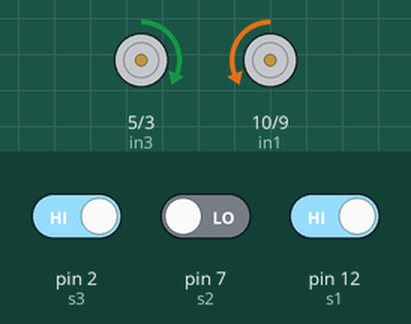
This sketch was run on a simulated Arduino Uno, built with avr-gcc and run on an emulated ATmega328P. Parts: motor-driver pin pairs drawn as motors (green arrow = first pin HIGH = forward, orange = second pin HIGH = backward, longer = more drive). The inputs (shaded band) are chosen by the test bench; at power-on: pin 12 (s1) HIGH, pin 2 (s3) HIGH, pin 7 (s2) LOW.

Above: at 1.2 s.
1.3 s: pin 12 (s1) driven LOW
At 2.5 s:
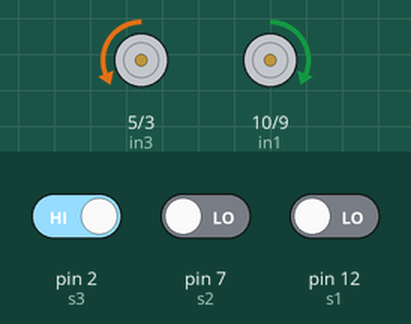
2.8 s: pin 2 (s3) driven LOW
At 3.9 s:
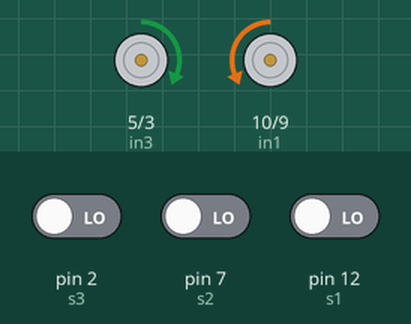
4.6 s: pin 2 (s3) driven HIGH
At 5.1 s:
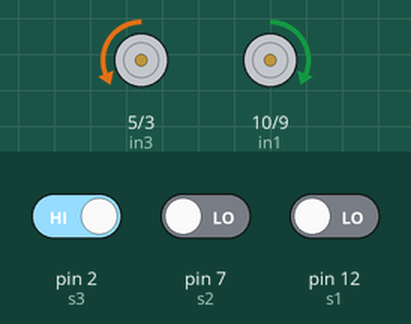
6.1 s: pin 7 (s2) driven HIGH
At 6.4 s:
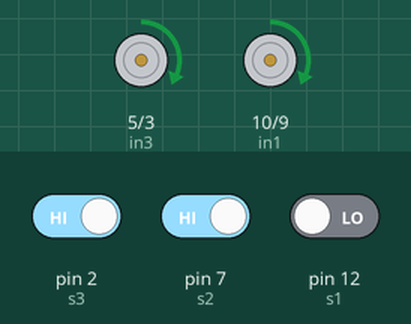
Timing chart, 0 to 8.6 s (numbered marks = the images above; inputs shaded):
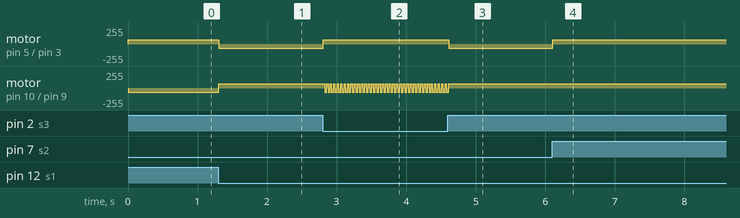

Measured:
- after the input at 1.3 s, motor on pin 5 (in3) / pin 3 (in4): forward 65/255 → backward 65/255 at once; motor on pin 10 (in1) / pin 9 (in2): backward 65/255 → forward 65/255 at once
- after the input at 2.8 s, motor on pin 5 (in3) / pin 3 (in4): backward 65/255 → forward 65/255 at once; motor on pin 10 (in1) / pin 9 (in2): alternates forward 65/255 for 0.02 s and backward 65/255 for 0.03 s, starting at once
- after the input at 4.6 s, motor on pin 5 (in3) / pin 3 (in4): forward 65/255 → backward 65/255 at once; motor on pin 10 (in1) / pin 9 (in2): goes on until 4.6 s, then stays forward 65/255
- after the input at 6.1 s, motor on pin 5 (in3) / pin 3 (in4): backward 65/255 → forward 65/255 at once

The sketch:

LABYRINTH_SOLVER_BOT.ino
```cpp
// Define pins for the Left Motors
#define in1 10
#define in2 9

// Define pins for the Right Motors
#define in3 5
#define in4 3

// Define pins for the IR Sensors
#define s1 12 // Left Sensor
#define s2 7  // Middle Sensor
#define s3 2  // Right Sensor

// Set the motor speed
int speed = 65;

// setup() function runs once when you press reset or power the board
void setup() {
  // Initialize sensor pins as inputs
  pinMode(s1, INPUT);
  pinMode(s2, INPUT);
  pinMode(s3, INPUT);

  // Initialize motor pins as outputs
  pinMode(in1, OUTPUT);
  pinMode(in2, OUTPUT);
  pinMode(in3, OUTPUT);
  pinMode(in4, OUTPUT);

  // Start serial communication for debugging
  Serial.begin(9600);
}

// Function to move the robot forward
void Forward() {
  analogWrite(in1, speed);
  analogWrite(in2, 0);
  analogWrite(in3, speed);
  analogWrite(in4, 0);
}

// Function to turn the robot right
void Right() {
  analogWrite(in1, speed);
  analogWrite(in2, 0);
  analogWrite(in3, 0);
  analogWrite(in4, speed);
}

// Function to turn the robot left
void Left() {
  analogWrite(in1, 0);
  analogWrite(in2, speed);
  analogWrite(in3, speed);
  analogWrite(in4, 0);
}

// Function to stop the robot
void Stop() {
  analogWrite(in1, 0);
  analogWrite(in2, 0);
  analogWrite(in3, 0);
  analogWrite(in4, 0);
}

// loop() function runs over and over again forever
void loop() {
  // Read the state of the IR sensors
  int IR1 = digitalRead(s1);
  int IR2 = digitalRead(s2);
  int IR3 = digitalRead(s3);

  // --- LOGIC FOR SINGLE SENSOR DETECTION ---

  // If only the middle sensor detects the line, move forward
  if (IR1 == LOW && IR2 == HIGH && IR3 == LOW) { // STRAIGHT LINE
    Forward();
    delay(100);
  }
  // If only the left sensor detects the line, turn left
  else if (IR1 == HIGH && IR2 == LOW && IR3 == LOW) { // LEFT TURN
    Left();
    delay(50);
  }
  // If only the right sensor detects the line, turn right
  else if (IR1 == LOW && IR2 == LOW && IR3 == HIGH) { // RIGHT TURN
    Right();
    delay(30);
  }

  // --- LOGIC FOR COMBINATION OF SENSORS ---

  // If left and middle sensors detect a line (T-intersection to the left)
  else if (IR1 == HIGH && IR2 == HIGH && IR3 == LOW) { // T-INTERSECTION LEFT
    Left(); // As Left is possible
    delay(50);
    Forward();
    delay(20);
  }
  // If middle and right sensors detect a line (T-intersection to the right)
  else if (IR1 == LOW && IR2 == HIGH && IR3 == HIGH) { // T-INTERSECTION RIGHT
    Forward();
    delay(20);
  }
  // If left and right sensors detect a line (line is deviated)
  else if (IR1 == HIGH && IR2 == LOW && IR3 == HIGH) { // MIDDLE DEVIATED
    Left();
    delay(20);
  }
  // If all three sensors detect a line (T-junction or intersection)
  else if (IR1 == HIGH && IR2 == HIGH && IR3 == HIGH) { // T-JUNCTION
    Left();
    delay(10);
  }
  // If no sensors detect a line (dead end)
  else if (IR1 == LOW && IR2 == LOW && IR3 == LOW) { // DEAD END
    Forward();
    delay(20);
    Left(); // Turn left as no other direction is possible
    delay(30);
  }
}
```
